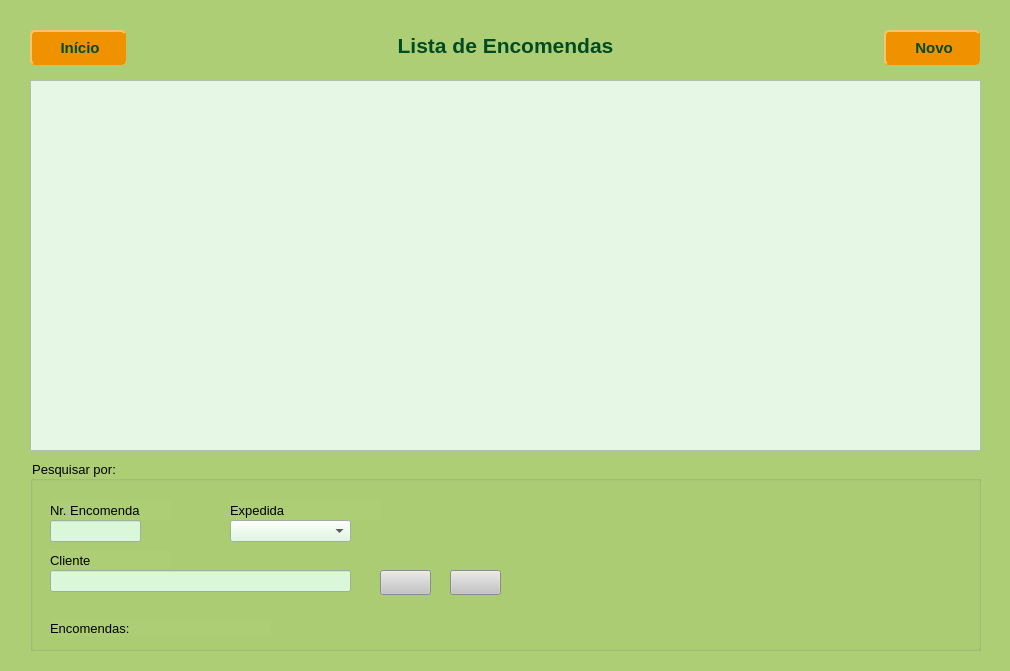
<?xml version="1.0" encoding="UTF-8"?>
<ui version="4.0">
 <class>Encomendas</class>
 <widget class="QWidget" name="Encomendas">
  <property name="geometry">
   <rect>
    <x>0</x>
    <y>0</y>
    <width>1010</width>
    <height>671</height>
   </rect>
  </property>
  <property name="minimumSize">
   <size>
    <width>1010</width>
    <height>671</height>
   </size>
  </property>
  <property name="maximumSize">
   <size>
    <width>1010</width>
    <height>671</height>
   </size>
  </property>
  <property name="windowTitle">
   <string>Form</string>
  </property>
  <widget class="QStackedWidget" name="stackedWidget">
   <property name="geometry">
    <rect>
     <x>0</x>
     <y>0</y>
     <width>1010</width>
     <height>671</height>
    </rect>
   </property>
   <property name="minimumSize">
    <size>
     <width>1010</width>
     <height>671</height>
    </size>
   </property>
   <property name="maximumSize">
    <size>
     <width>1010</width>
     <height>671</height>
    </size>
   </property>
   <property name="styleSheet">
    <string notr="true">background-color: #ADCE74;</string>
   </property>
   <property name="currentIndex">
    <number>0</number>
   </property>
   <widget class="QWidget" name="page1_ListarEncomendas">
    <widget class="QLabel" name="label">
     <property name="geometry">
      <rect>
       <x>150</x>
       <y>30</y>
       <width>711</width>
       <height>31</height>
      </rect>
     </property>
     <property name="font">
      <font>
       <pointsize>16</pointsize>
       <bold>true</bold>
      </font>
     </property>
     <property name="styleSheet">
      <string notr="true">color: #004b23;</string>
     </property>
     <property name="text">
      <string>Lista de Encomendas</string>
     </property>
     <property name="alignment">
      <set>Qt::AlignCenter</set>
     </property>
    </widget>
    <widget class="QPushButton" name="btnInicio_encomendas">
     <property name="geometry">
      <rect>
       <x>30</x>
       <y>30</y>
       <width>96</width>
       <height>35</height>
      </rect>
     </property>
     <property name="font">
      <font>
       <pointsize>11</pointsize>
       <bold>true</bold>
      </font>
     </property>
     <property name="cursor">
      <cursorShape>PointingHandCursor</cursorShape>
     </property>
     <property name="styleSheet">
      <string notr="true">	background-color: #F09200;
	color: #004b23;
	border: 1.5px solid #F09200;
	border-style: outset;
	border-radius: 5px;</string>
     </property>
     <property name="text">
      <string> Início</string>
     </property>
     <property name="icon">
      <iconset resource="imagens.qrc">
       <normaloff>:/img/img/Home.png</normaloff>:/img/img/Home.png</iconset>
     </property>
    </widget>
    <widget class="QPushButton" name="btnNovo_encomenda">
     <property name="geometry">
      <rect>
       <x>884</x>
       <y>30</y>
       <width>96</width>
       <height>35</height>
      </rect>
     </property>
     <property name="font">
      <font>
       <pointsize>11</pointsize>
       <bold>true</bold>
      </font>
     </property>
     <property name="cursor">
      <cursorShape>PointingHandCursor</cursorShape>
     </property>
     <property name="styleSheet">
      <string notr="true">	background-color: #F09200;
	color: #004b23;
	border: 1.5px solid #F09200;
	border-style: outset;
	border-radius: 5px;</string>
     </property>
     <property name="text">
      <string> Novo</string>
     </property>
     <property name="icon">
      <iconset resource="imagens.qrc">
       <normaloff>:/img/img/Add.png</normaloff>:/img/img/Add.png</iconset>
     </property>
    </widget>
    <widget class="QTableWidget" name="tableWidget_encomendas">
     <property name="geometry">
      <rect>
       <x>30</x>
       <y>80</y>
       <width>951</width>
       <height>371</height>
      </rect>
     </property>
     <property name="styleSheet">
      <string notr="true">background-color: #E6F7E6;</string>
     </property>
     <attribute name="horizontalHeaderDefaultSectionSize">
      <number>80</number>
     </attribute>
     <attribute name="horizontalHeaderHighlightSections">
      <bool>false</bool>
     </attribute>
     <attribute name="horizontalHeaderStretchLastSection">
      <bool>true</bool>
     </attribute>
    </widget>
    <widget class="QGroupBox" name="groupBox">
     <property name="geometry">
      <rect>
       <x>30</x>
       <y>460</y>
       <width>951</width>
       <height>191</height>
      </rect>
     </property>
     <property name="font">
      <font>
       <pointsize>10</pointsize>
       <fontweight>DemiBold</fontweight>
      </font>
     </property>
     <property name="title">
      <string>Pesquisar por:</string>
     </property>
     <widget class="QComboBox" name="cmbPesquisar">
      <property name="geometry">
       <rect>
        <x>200</x>
        <y>60</y>
        <width>121</width>
        <height>22</height>
       </rect>
      </property>
      <property name="styleSheet">
       <string notr="true">background-color:#DAF7D9;</string>
      </property>
      <item>
       <property name="text">
        <string/>
       </property>
      </item>
      <item>
       <property name="text">
        <string>Não</string>
       </property>
      </item>
      <item>
       <property name="text">
        <string>Parcial</string>
       </property>
      </item>
      <item>
       <property name="text">
        <string>Total</string>
       </property>
      </item>
     </widget>
     <widget class="QLabel" name="label_3">
      <property name="geometry">
       <rect>
        <x>200</x>
        <y>40</y>
        <width>151</width>
        <height>20</height>
       </rect>
      </property>
      <property name="font">
       <font>
        <pointsize>10</pointsize>
        <bold>false</bold>
       </font>
      </property>
      <property name="text">
       <string>Expedida</string>
      </property>
     </widget>
     <widget class="QLabel" name="lblTotalEncomedas">
      <property name="geometry">
       <rect>
        <x>20</x>
        <y>160</y>
        <width>221</width>
        <height>16</height>
       </rect>
      </property>
      <property name="font">
       <font>
        <pointsize>10</pointsize>
        <fontweight>ExtraBold</fontweight>
       </font>
      </property>
      <property name="text">
       <string>Encomendas:</string>
      </property>
     </widget>
     <widget class="QPushButton" name="btnPesquisar">
      <property name="geometry">
       <rect>
        <x>350</x>
        <y>110</y>
        <width>51</width>
        <height>25</height>
       </rect>
      </property>
      <property name="font">
       <font>
        <fontweight>DemiBold</fontweight>
       </font>
      </property>
      <property name="cursor">
       <cursorShape>PointingHandCursor</cursorShape>
      </property>
      <property name="styleSheet">
       <string notr="true">background-color: rgb(196, 196, 196);</string>
      </property>
      <property name="text">
       <string/>
      </property>
      <property name="icon">
       <iconset resource="imagens.qrc">
        <normaloff>:/img/img/pesquisar.png</normaloff>:/img/img/pesquisar.png</iconset>
      </property>
     </widget>
     <widget class="QLabel" name="label_4">
      <property name="geometry">
       <rect>
        <x>20</x>
        <y>40</y>
        <width>121</width>
        <height>20</height>
       </rect>
      </property>
      <property name="font">
       <font>
        <pointsize>10</pointsize>
        <bold>false</bold>
       </font>
      </property>
      <property name="text">
       <string>Nr. Encomenda</string>
      </property>
     </widget>
     <widget class="QLineEdit" name="txtCliente">
      <property name="geometry">
       <rect>
        <x>20</x>
        <y>110</y>
        <width>301</width>
        <height>22</height>
       </rect>
      </property>
      <property name="styleSheet">
       <string notr="true">background-color:#DAF7D9;</string>
      </property>
     </widget>
     <widget class="QLabel" name="label_5">
      <property name="geometry">
       <rect>
        <x>20</x>
        <y>90</y>
        <width>121</width>
        <height>20</height>
       </rect>
      </property>
      <property name="font">
       <font>
        <pointsize>10</pointsize>
        <bold>false</bold>
       </font>
      </property>
      <property name="text">
       <string>Cliente</string>
      </property>
     </widget>
     <widget class="QLineEdit" name="txtCodigo_2">
      <property name="geometry">
       <rect>
        <x>20</x>
        <y>60</y>
        <width>91</width>
        <height>22</height>
       </rect>
      </property>
      <property name="styleSheet">
       <string notr="true">background-color:#DAF7D9;</string>
      </property>
     </widget>
     <widget class="QPushButton" name="btnLimparPesquisa">
      <property name="geometry">
       <rect>
        <x>420</x>
        <y>110</y>
        <width>51</width>
        <height>25</height>
       </rect>
      </property>
      <property name="font">
       <font>
        <fontweight>DemiBold</fontweight>
       </font>
      </property>
      <property name="cursor">
       <cursorShape>PointingHandCursor</cursorShape>
      </property>
      <property name="styleSheet">
       <string notr="true">
background-color: rgb(196, 196, 196);</string>
      </property>
      <property name="text">
       <string/>
      </property>
      <property name="icon">
       <iconset resource="imagens.qrc">
        <normaloff>:/img/img/Refresh.png</normaloff>:/img/img/Refresh.png</iconset>
      </property>
     </widget>
    </widget>
   </widget>
   <widget class="QWidget" name="page2_RegistarEncomendas">
    <widget class="QLabel" name="label_8">
     <property name="geometry">
      <rect>
       <x>150</x>
       <y>30</y>
       <width>711</width>
       <height>31</height>
      </rect>
     </property>
     <property name="font">
      <font>
       <pointsize>16</pointsize>
       <bold>true</bold>
      </font>
     </property>
     <property name="styleSheet">
      <string notr="true">color: #004b23;</string>
     </property>
     <property name="text">
      <string>Registo de Encomendas</string>
     </property>
     <property name="alignment">
      <set>Qt::AlignCenter</set>
     </property>
    </widget>
    <widget class="QPushButton" name="btnVoltar_encomendas">
     <property name="geometry">
      <rect>
       <x>30</x>
       <y>30</y>
       <width>96</width>
       <height>35</height>
      </rect>
     </property>
     <property name="font">
      <font>
       <pointsize>11</pointsize>
       <bold>true</bold>
      </font>
     </property>
     <property name="cursor">
      <cursorShape>PointingHandCursor</cursorShape>
     </property>
     <property name="styleSheet">
      <string notr="true">	background-color: #F09200;
	color: #004b23;
	border: 1.5px solid #F09200;
	border-style: outset;
	border-radius: 5px;</string>
     </property>
     <property name="text">
      <string> Voltar</string>
     </property>
     <property name="icon">
      <iconset resource="imagens.qrc">
       <normaloff>:/img/img/Previous.png</normaloff>:/img/img/Previous.png</iconset>
     </property>
    </widget>
    <widget class="QLabel" name="label_50">
     <property name="geometry">
      <rect>
       <x>270</x>
       <y>290</y>
       <width>111</width>
       <height>16</height>
      </rect>
     </property>
     <property name="text">
      <string>Valor</string>
     </property>
    </widget>
    <widget class="QPushButton" name="btnCancelar">
     <property name="geometry">
      <rect>
       <x>890</x>
       <y>130</y>
       <width>96</width>
       <height>35</height>
      </rect>
     </property>
     <property name="font">
      <font>
       <pointsize>11</pointsize>
       <bold>true</bold>
      </font>
     </property>
     <property name="cursor">
      <cursorShape>PointingHandCursor</cursorShape>
     </property>
     <property name="styleSheet">
      <string notr="true">	background-color: #F09200;
	color: #004b23;
	border: 1.5px solid #F09200;
	border-style: outset;
	border-radius: 5px;</string>
     </property>
     <property name="text">
      <string> Cancelar</string>
     </property>
     <property name="icon">
      <iconset resource="imagens.qrc">
       <normaloff>:/img/img/Delete.png</normaloff>:/img/img/Delete.png</iconset>
     </property>
    </widget>
    <widget class="QLineEdit" name="txtRegisto">
     <property name="enabled">
      <bool>false</bool>
     </property>
     <property name="geometry">
      <rect>
       <x>30</x>
       <y>120</y>
       <width>113</width>
       <height>22</height>
      </rect>
     </property>
     <property name="styleSheet">
      <string notr="true">
background-color: rgb(208, 208, 208);
</string>
     </property>
     <property name="frame">
      <bool>false</bool>
     </property>
     <property name="alignment">
      <set>Qt::AlignRight|Qt::AlignTrailing|Qt::AlignVCenter</set>
     </property>
    </widget>
    <widget class="QLineEdit" name="txtCodigo">
     <property name="enabled">
      <bool>false</bool>
     </property>
     <property name="geometry">
      <rect>
       <x>180</x>
       <y>120</y>
       <width>113</width>
       <height>22</height>
      </rect>
     </property>
     <property name="styleSheet">
      <string notr="true">background-color: rgb(208, 208, 208);</string>
     </property>
     <property name="text">
      <string/>
     </property>
     <property name="frame">
      <bool>false</bool>
     </property>
     <property name="alignment">
      <set>Qt::AlignRight|Qt::AlignTrailing|Qt::AlignVCenter</set>
     </property>
    </widget>
    <widget class="QPushButton" name="btnEliminar">
     <property name="geometry">
      <rect>
       <x>890</x>
       <y>250</y>
       <width>96</width>
       <height>35</height>
      </rect>
     </property>
     <property name="font">
      <font>
       <pointsize>11</pointsize>
       <bold>true</bold>
      </font>
     </property>
     <property name="cursor">
      <cursorShape>PointingHandCursor</cursorShape>
     </property>
     <property name="styleSheet">
      <string notr="true">	background-color: #F09200;
	color: #004b23;
	border: 1.5px solid #F09200;
	border-style: outset;
	border-radius: 5px;</string>
     </property>
     <property name="text">
      <string> Eliminar</string>
     </property>
     <property name="icon">
      <iconset resource="imagens.qrc">
       <normaloff>:/img/img/Apagar.png</normaloff>:/img/img/Apagar.png</iconset>
     </property>
    </widget>
    <widget class="QLabel" name="label_44">
     <property name="geometry">
      <rect>
       <x>30</x>
       <y>290</y>
       <width>111</width>
       <height>16</height>
      </rect>
     </property>
     <property name="text">
      <string>Quant. Total</string>
     </property>
    </widget>
    <widget class="QPushButton" name="btnModificar">
     <property name="geometry">
      <rect>
       <x>890</x>
       <y>190</y>
       <width>96</width>
       <height>35</height>
      </rect>
     </property>
     <property name="font">
      <font>
       <pointsize>11</pointsize>
       <bold>true</bold>
      </font>
     </property>
     <property name="cursor">
      <cursorShape>PointingHandCursor</cursorShape>
     </property>
     <property name="styleSheet">
      <string notr="true">	background-color: #F09200;
	color: #004b23;
	border: 1.5px solid #F09200;
	border-style: outset;
	border-radius: 5px;</string>
     </property>
     <property name="text">
      <string> Alterar</string>
     </property>
     <property name="icon">
      <iconset resource="imagens.qrc">
       <normaloff>:/img/img/Modify.png</normaloff>:/img/img/Modify.png</iconset>
     </property>
    </widget>
    <widget class="QLabel" name="label_10">
     <property name="geometry">
      <rect>
       <x>180</x>
       <y>100</y>
       <width>141</width>
       <height>16</height>
      </rect>
     </property>
     <property name="text">
      <string>Nr. Encomenda</string>
     </property>
    </widget>
    <widget class="QLineEdit" name="txtDataCriacao">
     <property name="enabled">
      <bool>false</bool>
     </property>
     <property name="geometry">
      <rect>
       <x>480</x>
       <y>120</y>
       <width>111</width>
       <height>22</height>
      </rect>
     </property>
     <property name="styleSheet">
      <string notr="true">background-color: rgb(208, 208, 208);</string>
     </property>
     <property name="text">
      <string/>
     </property>
     <property name="frame">
      <bool>false</bool>
     </property>
     <property name="alignment">
      <set>Qt::AlignRight|Qt::AlignTrailing|Qt::AlignVCenter</set>
     </property>
    </widget>
    <widget class="QLabel" name="label_9">
     <property name="geometry">
      <rect>
       <x>30</x>
       <y>100</y>
       <width>81</width>
       <height>16</height>
      </rect>
     </property>
     <property name="text">
      <string>Registo</string>
     </property>
    </widget>
    <widget class="QLabel" name="label_11">
     <property name="geometry">
      <rect>
       <x>30</x>
       <y>230</y>
       <width>191</width>
       <height>16</height>
      </rect>
     </property>
     <property name="text">
      <string>Cliente</string>
     </property>
    </widget>
    <widget class="QLineEdit" name="txtTotalVendas">
     <property name="enabled">
      <bool>false</bool>
     </property>
     <property name="geometry">
      <rect>
       <x>270</x>
       <y>310</y>
       <width>113</width>
       <height>22</height>
      </rect>
     </property>
     <property name="styleSheet">
      <string notr="true">background-color: rgb(208, 208, 208);</string>
     </property>
     <property name="text">
      <string/>
     </property>
     <property name="frame">
      <bool>false</bool>
     </property>
     <property name="alignment">
      <set>Qt::AlignRight|Qt::AlignTrailing|Qt::AlignVCenter</set>
     </property>
    </widget>
    <widget class="QLabel" name="label_18">
     <property name="geometry">
      <rect>
       <x>480</x>
       <y>100</y>
       <width>111</width>
       <height>16</height>
      </rect>
     </property>
     <property name="text">
      <string>Data da Encomenda</string>
     </property>
    </widget>
    <widget class="QLineEdit" name="txtQtdTotal">
     <property name="enabled">
      <bool>false</bool>
     </property>
     <property name="geometry">
      <rect>
       <x>30</x>
       <y>310</y>
       <width>113</width>
       <height>22</height>
      </rect>
     </property>
     <property name="styleSheet">
      <string notr="true">background-color: rgb(208, 208, 208);</string>
     </property>
     <property name="text">
      <string/>
     </property>
     <property name="frame">
      <bool>false</bool>
     </property>
     <property name="alignment">
      <set>Qt::AlignRight|Qt::AlignTrailing|Qt::AlignVCenter</set>
     </property>
    </widget>
    <widget class="QLabel" name="label_43">
     <property name="geometry">
      <rect>
       <x>150</x>
       <y>310</y>
       <width>51</width>
       <height>16</height>
      </rect>
     </property>
     <property name="text">
      <string>un</string>
     </property>
    </widget>
    <widget class="QLabel" name="label_49">
     <property name="geometry">
      <rect>
       <x>390</x>
       <y>310</y>
       <width>51</width>
       <height>16</height>
      </rect>
     </property>
     <property name="text">
      <string>euros</string>
     </property>
    </widget>
    <widget class="QPushButton" name="btnGuardar">
     <property name="geometry">
      <rect>
       <x>890</x>
       <y>70</y>
       <width>96</width>
       <height>35</height>
      </rect>
     </property>
     <property name="font">
      <font>
       <pointsize>11</pointsize>
       <bold>true</bold>
      </font>
     </property>
     <property name="cursor">
      <cursorShape>PointingHandCursor</cursorShape>
     </property>
     <property name="styleSheet">
      <string notr="true">	background-color: #F09200;
	color: #004b23;
	border: 1.5px solid #F09200;
	border-style: outset;
	border-radius: 5px;</string>
     </property>
     <property name="text">
      <string> Guardar</string>
     </property>
     <property name="icon">
      <iconset resource="imagens.qrc">
       <normaloff>:/img/img/Save.png</normaloff>:/img/img/Save.png</iconset>
     </property>
    </widget>
    <widget class="QComboBox" name="cmbClientes">
     <property name="geometry">
      <rect>
       <x>30</x>
       <y>190</y>
       <width>151</width>
       <height>22</height>
      </rect>
     </property>
     <property name="styleSheet">
      <string notr="true">background-color:#DAF7D9;</string>
     </property>
    </widget>
    <widget class="QLineEdit" name="txtDataEntrega">
     <property name="geometry">
      <rect>
       <x>480</x>
       <y>190</y>
       <width>114</width>
       <height>22</height>
      </rect>
     </property>
     <property name="styleSheet">
      <string notr="true">background-color:#DAF7D9;</string>
     </property>
     <property name="text">
      <string/>
     </property>
     <property name="alignment">
      <set>Qt::AlignRight|Qt::AlignTrailing|Qt::AlignVCenter</set>
     </property>
    </widget>
    <widget class="QLabel" name="label_19">
     <property name="geometry">
      <rect>
       <x>480</x>
       <y>170</y>
       <width>131</width>
       <height>16</height>
      </rect>
     </property>
     <property name="text">
      <string>Data Entrega Prevista</string>
     </property>
    </widget>
    <widget class="QLabel" name="label_52">
     <property name="geometry">
      <rect>
       <x>670</x>
       <y>100</y>
       <width>111</width>
       <height>16</height>
      </rect>
     </property>
     <property name="text">
      <string>Expedida</string>
     </property>
    </widget>
    <widget class="QLineEdit" name="txtExpedida">
     <property name="enabled">
      <bool>false</bool>
     </property>
     <property name="geometry">
      <rect>
       <x>670</x>
       <y>120</y>
       <width>111</width>
       <height>22</height>
      </rect>
     </property>
     <property name="styleSheet">
      <string notr="true">background-color: rgb(208, 208, 208);</string>
     </property>
     <property name="text">
      <string/>
     </property>
     <property name="frame">
      <bool>false</bool>
     </property>
    </widget>
    <widget class="QTableWidget" name="tableWidget_ProdutosEnc">
     <property name="geometry">
      <rect>
       <x>30</x>
       <y>350</y>
       <width>861</width>
       <height>301</height>
      </rect>
     </property>
     <property name="styleSheet">
      <string notr="true">background-color:#DAF7D9;</string>
     </property>
     <attribute name="horizontalHeaderDefaultSectionSize">
      <number>80</number>
     </attribute>
     <attribute name="horizontalHeaderHighlightSections">
      <bool>false</bool>
     </attribute>
     <attribute name="horizontalHeaderStretchLastSection">
      <bool>true</bool>
     </attribute>
     <attribute name="verticalHeaderHighlightSections">
      <bool>false</bool>
     </attribute>
    </widget>
    <widget class="QPushButton" name="btnAdLinha">
     <property name="geometry">
      <rect>
       <x>920</x>
       <y>360</y>
       <width>41</width>
       <height>18</height>
      </rect>
     </property>
     <property name="cursor">
      <cursorShape>PointingHandCursor</cursorShape>
     </property>
     <property name="styleSheet">
      <string notr="true">background-color: rgb(196, 196, 196);</string>
     </property>
     <property name="text">
      <string/>
     </property>
     <property name="icon">
      <iconset resource="imagens.qrc">
       <normaloff>:/img/img/Add.png</normaloff>:/img/img/Add.png</iconset>
     </property>
    </widget>
    <widget class="QPushButton" name="btnEliminaLinha">
     <property name="geometry">
      <rect>
       <x>920</x>
       <y>390</y>
       <width>41</width>
       <height>18</height>
      </rect>
     </property>
     <property name="cursor">
      <cursorShape>PointingHandCursor</cursorShape>
     </property>
     <property name="styleSheet">
      <string notr="true">background-color: rgb(196, 196, 196);</string>
     </property>
     <property name="text">
      <string/>
     </property>
     <property name="icon">
      <iconset resource="imagens.qrc">
       <normaloff>:/img/img/Remove.png</normaloff>:/img/img/Remove.png</iconset>
     </property>
    </widget>
    <widget class="QCalendarWidget" name="calendarWidget">
     <property name="geometry">
      <rect>
       <x>620</x>
       <y>160</y>
       <width>221</width>
       <height>171</height>
      </rect>
     </property>
     <property name="font">
      <font>
       <pointsize>6</pointsize>
      </font>
     </property>
     <property name="cursor">
      <cursorShape>PointingHandCursor</cursorShape>
     </property>
     <property name="gridVisible">
      <bool>false</bool>
     </property>
     <property name="horizontalHeaderFormat">
      <enum>QCalendarWidget::ShortDayNames</enum>
     </property>
     <property name="verticalHeaderFormat">
      <enum>QCalendarWidget::NoVerticalHeader</enum>
     </property>
     <property name="navigationBarVisible">
      <bool>true</bool>
     </property>
     <property name="dateEditEnabled">
      <bool>false</bool>
     </property>
     <property name="dateEditAcceptDelay">
      <number>30</number>
     </property>
    </widget>
    <widget class="QLabel" name="lblErro">
     <property name="geometry">
      <rect>
       <x>610</x>
       <y>20</y>
       <width>371</width>
       <height>21</height>
      </rect>
     </property>
     <property name="text">
      <string/>
     </property>
    </widget>
    <widget class="QLabel" name="label_12">
     <property name="geometry">
      <rect>
       <x>30</x>
       <y>170</y>
       <width>91</width>
       <height>16</height>
      </rect>
     </property>
     <property name="text">
      <string>NIF</string>
     </property>
    </widget>
    <widget class="QLineEdit" name="txtNome">
     <property name="geometry">
      <rect>
       <x>30</x>
       <y>250</y>
       <width>361</width>
       <height>22</height>
      </rect>
     </property>
     <property name="styleSheet">
      <string notr="true">background-color:#DAF7D9;</string>
     </property>
     <property name="text">
      <string/>
     </property>
     <property name="alignment">
      <set>Qt::AlignLeading|Qt::AlignLeft|Qt::AlignVCenter</set>
     </property>
    </widget>
   </widget>
  </widget>
 </widget>
 <resources>
  <include location="imagens.qrc"/>
 </resources>
 <connections/>
</ui>
